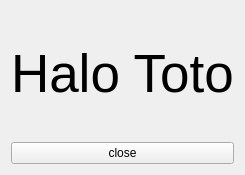
<?xml version="1.0" encoding="UTF-8"?>
<ui version="4.0">
 <class>Widget</class>
 <widget class="QWidget" name="Widget">
  <property name="geometry">
   <rect>
    <x>0</x>
    <y>0</y>
    <width>191</width>
    <height>175</height>
   </rect>
  </property>
  <property name="windowTitle">
   <string>Widget</string>
  </property>
  <layout class="QVBoxLayout" name="verticalLayout">
   <item>
    <widget class="QLabel" name="label">
     <property name="font">
      <font>
       <pointsize>40</pointsize>
      </font>
     </property>
     <property name="text">
      <string>Halo Toto</string>
     </property>
    </widget>
   </item>
   <item>
    <widget class="QPushButton" name="pushButton">
     <property name="text">
      <string>close</string>
     </property>
    </widget>
   </item>
  </layout>
 </widget>
 <resources/>
 <connections>
  <connection>
   <sender>pushButton</sender>
   <signal>clicked()</signal>
   <receiver>Widget</receiver>
   <slot>close()</slot>
   <hints>
    <hint type="sourcelabel">
     <x>95</x>
     <y>154</y>
    </hint>
    <hint type="destinationlabel">
     <x>95</x>
     <y>87</y>
    </hint>
   </hints>
  </connection>
 </connections>
</ui>
